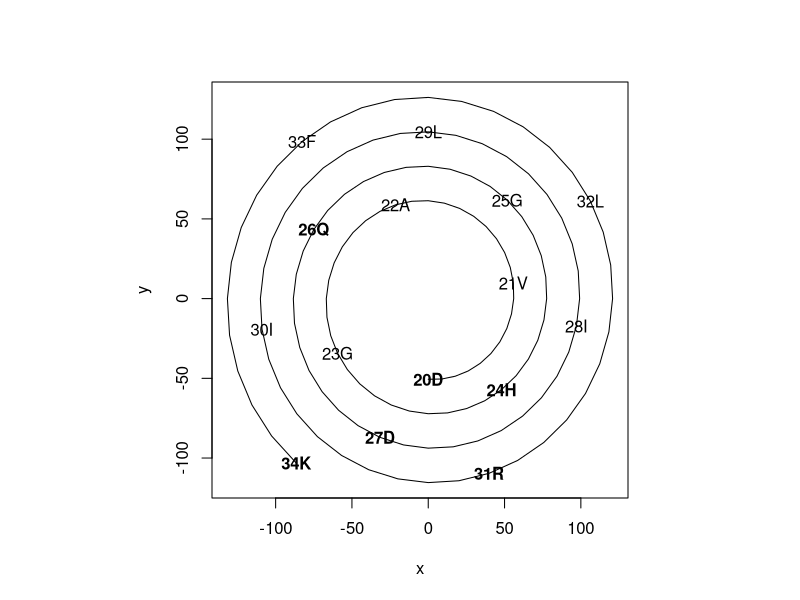

R code for this plot:
aa <- data.frame(
  AminoAcid = c("G", "T", "I", "Y", "W", "Q", "K", "A", "C", "L",
                "P", "H", "D", "R", "S", "V", "F", "M", "N", "E"),
  Font = c(1, 1, 1, 1, 1, 2, 2, 1, 1, 1, 1, 2, 2, 2, 1, 1, 1, 1, 2, 2)
) # Define fonts to associate with each amino acid

input <- "20DVAGHGQDILIRLFK"  # Define the input as a string of amino acids 
                              # optionally preceded by a number indicating 
                              # the residue number

m <- regexpr("^(\\d+)", input) # Find any numbers at the beginning of the input string
res <- regmatches(input, m)    # Retrieve any numbers at the beginning of the input string
res <- ifelse(length(res) == 0, 1, as.numeric(res)) # If there's no number, initialize the residue to 1


input <- gsub("^\\d+", "", input)  # Eliminate any numbers at the beginning of the input string
input <- substring(input, seq(1, nchar(input), 1), seq(1, nchar(input), 1) ) # Split the string into a vector of characters
res <- seq(res, res + length(input))  # Make a sequence starting from the residue number upto the residue number plus the lenght of the string

n = 10*(length(input) - 1)  # We will draw n points equal to the number of residues minus one times 10 (10 lines between residues)
theta <- -90 + (0:n * 10)   # We will draw the n points 10 degrees apart starting from -90 degrees
radius <- 50                # Initialize the value for the radiis
radius <- radius + seq_along(theta)*0.6 # The radius will increase linearly from 50 up to 50 + 0.6*n (0.6 is just a constant that determines space in between spirals)
x <- radius*cos(theta*pi/180) # Translate polar coordinates to cartesian-x coordinates
y <- radius*sin(theta*pi/180) # Translate polar coordinates to cartesian-y coordinates

par(pty="s")    # Set parameters to draw a square plot (ratio of x to y = 1)
plot(x, y, 'l') # Draw the x, y coordinates joined by lines

for (i in seq_along(input)) {       # For every residue in the input...
  j <- (i-1)*10 + 1                 # Find the index corresponding to its cartesian coordinate (every 10 points starting from 1)
  pch <- paste0(res[i], input[i])   # Set the text concatenating the residue number and the residue
  font <- aa$Font[aa$AminoAcid == input[i]] # Set font appropriately
  text(x[j], y[j], labels = pch, font = font) # Draw the text on top of the spiral
}